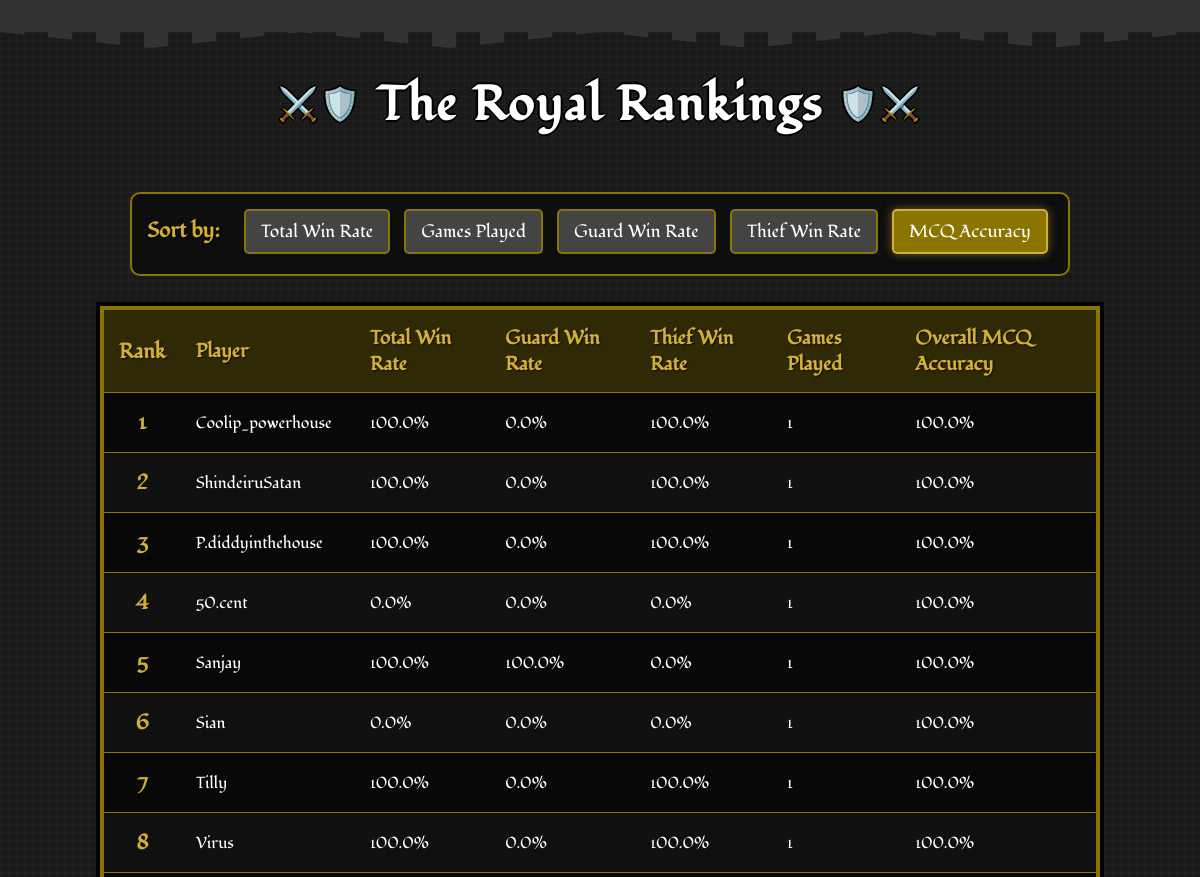
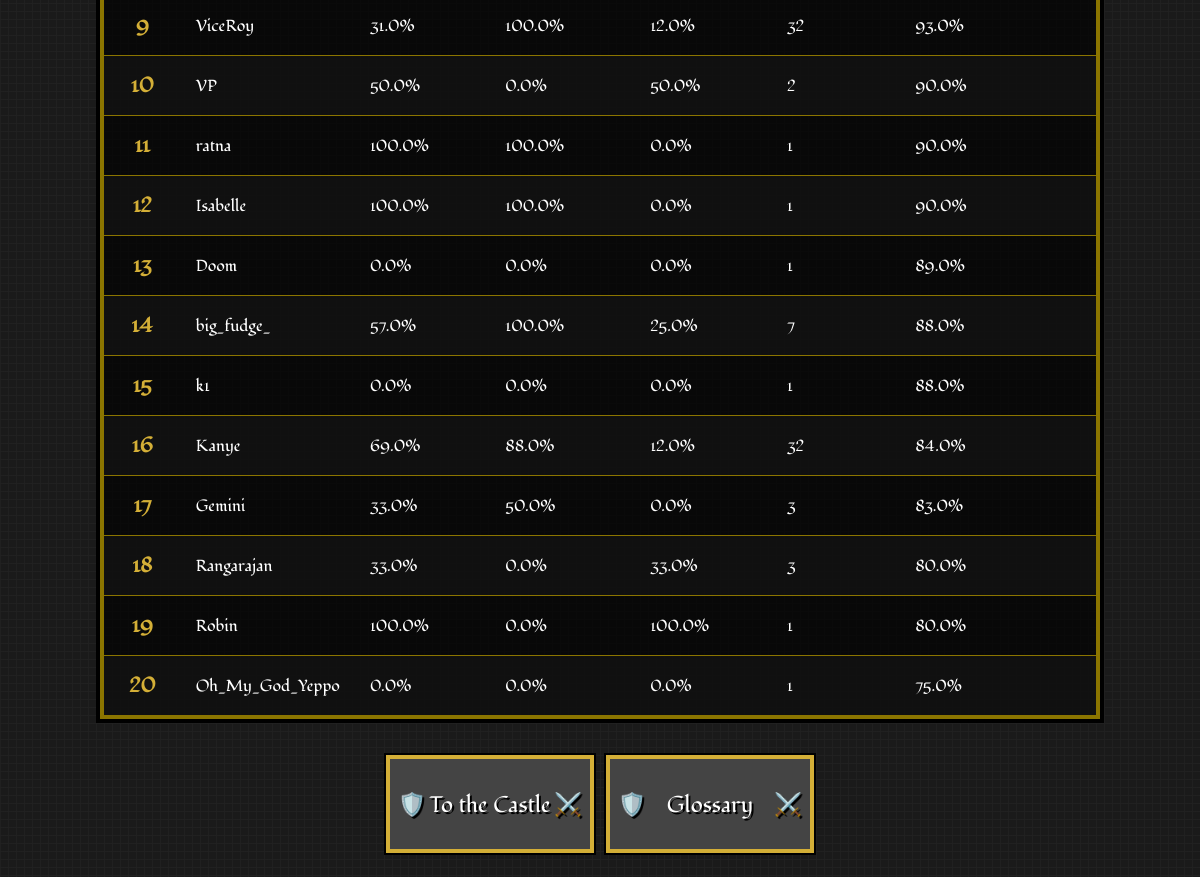
/leaderboard?sort_by=mcq_accuracy, run on the app's committed database (2 pictures, top to bottom).
### app.py (models this page shows)
class PlayerStats(db.Model):
    id = db.Column(db.Integer, primary_key=True)
    user_id = db.Column(db.Integer, db.ForeignKey('user.id'), nullable=False)
    total_games_played = db.Column(db.Integer, default=0)
    games_played_as_guard = db.Column(db.Integer, default=0)
    games_played_as_thief = db.Column(db.Integer, default=0)
    total_games_won = db.Column(db.Integer, default=0)
    total_games_won_as_guard = db.Column(db.Integer, default=0)
    total_games_won_as_thief = db.Column(db.Integer, default=0)
    total_win_rate = db.Column(db.Float, default=0.0)
    win_rate_as_guard = db.Column(db.Float, default=0.0)
    win_rate_as_thief = db.Column(db.Float, default=0.0)
    total_answer_accuracy = db.Column(db.Float, default=0.0)
    total_questions_attempted = db.Column(db.Integer, default=0)
    total_right_answers = db.Column(db.Integer, default=0)
    game_right_answers = db.Column(db.Integer, default=0)
    game_total_questions = db.Column(db.Integer, default=0)
    answer_accuracy_in_last_game = db.Column(db.Float, default=0.0)

class User(db.Model):
    id = db.Column(db.Integer, primary_key=True)
    username = db.Column(db.String(40), unique=True, nullable=False)
    password_hash = db.Column(db.String(200), nullable=False)
    stats = db.relationship('PlayerStats', backref='user', uselist=False)

### app.py (the view)
@app.route('/leaderboard')
def leaderboard():
    sort_by = request.args.get('sort_by', 'total_win_rate')
    sort_options = {
        'games_played': PlayerStats.total_games_played,
        'total_win_rate': PlayerStats.total_win_rate,
        'win_rate_as_guard': PlayerStats.win_rate_as_guard,
        'win_rate_as_thief': PlayerStats.win_rate_as_thief,
        'mcq_accuracy': PlayerStats.total_answer_accuracy
    }
    sort_column = sort_options.get(sort_by, PlayerStats.total_win_rate)
    leaderboard_data = db.session.query(PlayerStats, User)\
        .join(User, PlayerStats.user_id == User.id)\
        .order_by(sort_column.desc())\
        .limit(20)\
        .all()
    return render_template('leaderboard.html',
                           leaderboard_data=leaderboard_data,
                           current_sort=sort_by)

### templates/leaderboard.html (shortened to what this page needs)
<!DOCTYPE html>
<html lang="en">
<head>
    <link rel="stylesheet" href="static/css/style.css">
    <link rel="stylesheet" href="static/css/leaderboard.css">
    <link rel="stylesheet" href="static/css/game-over.css">
</head>
<body>
    <div class="castle-top"></div>
    <h1>The Royal Rankings</h1>
    <div class="filters">
        <strong>Sort by:</strong>
        <a href="{{ url_for('leaderboard', sort_by='total_win_rate') }}"
           class="{{ 'active' if current_sort == 'total_win_rate' }}">Total Win Rate</a>
        <a href="{{ url_for('leaderboard', sort_by='games_played') }}"
           class="{{ 'active' if current_sort == 'games_played' }}">Games Played</a>
        <a href="{{ url_for('leaderboard', sort_by='win_rate_as_guard') }}"
           class="{{ 'active' if current_sort == 'win_rate_as_guard' }}">Guard Win Rate</a>
        <a href="{{ url_for('leaderboard', sort_by='win_rate_as_thief') }}"
           class="{{ 'active' if current_sort == 'win_rate_as_thief' }}">Thief Win Rate</a>
        <a href="{{ url_for('leaderboard', sort_by='mcq_accuracy') }}"
           class="{{ 'active' if current_sort == 'mcq_accuracy' }}">MCQ Accuracy</a>
    </div>
    <table>
        <thead>
            <tr>
                <th class="rank">Rank</th>
                <th>Player</th>
                <th>Total Win Rate</th>
                <th>Guard Win Rate</th>
                <th>Thief Win Rate</th>
                <th>Games Played</th>
                <th>Overall MCQ Accuracy</th>
            </tr>
        </thead>
        <tbody>
            {% for stats, user in leaderboard_data %}
            <tr>
                <td class="rank">{{ loop.index }}</td>
                <td>{{ user.username }}</td>
                <td>{{ stats.total_win_rate }}%</td>
                <td>{{ stats.win_rate_as_guard }}%</td>
                <td>{{ stats.win_rate_as_thief }}%</td>
                <td>{{ stats.total_games_played }}</td>
                <td>{{ stats.total_answer_accuracy }}%</td>
            </tr>
            {% else %}
            <tr>
                <td colspan="7" style="text-align: center;">No player data available yet.</td>
            </tr>
            {% endfor %}
        </tbody>
    </table>
    <div class="button-container">
        <a href="{{ url_for('home') }}"><button class="shield-btn game-over-btn">To the Castle</button></a>
        <a href="{{ url_for('glossary') }}"><button class="shield-btn game-over-btn">Glossary</button></a>
    </div>
</body>
</html>

### static/css/style.css (style rules this page uses)
body { font-family: "Fondamento", serif; background-color: #1a1a1a; background-image: linear-gradient(90deg, rgba(34,34,34,0.8) 1px, transparent 1px), linear-gradient(rgba(34,34,34,0.8) 1px, transparent 1px); background-size: 8px 8px; color: white; margin: 0; padding: 0; text-align: center; position: relative; min-height: 60vh; display: flex; flex-direction: column; justify-content: space-between; }
.castle-top { height: 32px; background-color: #333; position: relative; margin-bottom: 16px; image-rendering: pixelated; }
.castle-top::before { content: ""; position: absolute; top: 100%; left: 0; right: 0; height: 16px; background-image: repeating-linear-gradient(90deg, #333 0px, #333 24px, transparent 24px, transparent 48px); background-size: 48px 16px; clip-path: polygon( 0% 0%, 12.5% 100%, 25% 0%, 37.5% 100%, 50% 0%, 62.5% 100%, 75% 0%, 87.5% 100%, 100% 0% ); image-rendering: pixelated; }
h1 { font-family: "Fondamento", serif; text-align: center; font-size: 3rem; color: white; text-shadow: 2px 0 #000, -2px 0 #000, 0 2px #000, 0 -2px #000; margin: 24px 0; letter-spacing: 2px; position: relative; image-rendering: pixelated; }
h1::before { content: "⚔️🛡️"; font-size: 2rem; position: relative; top: -5px; margin: 0 15px; }
h1::after { content: "🛡️⚔️"; font-size: 2rem; position: relative; top: -5px; margin: 0 15px; }
button.shield-btn { font-family: "Fondamento", serif; background-color: #444; color: white; border: none; box-shadow: 0 0 0 4px #d4af37, 0 0 0 6px #000; padding: 14px 22px; margin: 10px; font-size: 1.4rem; cursor: pointer; position: relative; transition: all 0.2s steps(5); text-shadow: 2px 2px 0 #000; width: 200px; height: 90px; image-rendering: pixelated; }
button.shield-btn::before { content: "🛡️ "; position: absolute; left: 8px; top: 50%; transform: translateY(-50%); }

### static/css/leaderboard.css (style rules this page uses)
body { font-family: "Fondamento", serif; background-color: #1a1a1a; background-image: linear-gradient(90deg, rgba(34,34,34,0.8) 1px, transparent 1px), linear-gradient(rgba(34,34,34,0.8) 1px, transparent 1px); background-size: 8px 8px; color: white; margin: 0; padding: 0; text-align: center; }
h1 { font-family: "Fondamento", serif; text-align: center; font-size: 3rem; color: white; text-shadow: 2px 0 #000, -2px 0 #000, 0 2px #000, 0 -2px #000; margin: 24px 0; letter-spacing: 2px; }
.filters { text-align: center; margin: 30px auto; max-width: 1000px; background-color: rgba(0, 0, 0, 0.5); padding: 15px; border: 2px solid #8b7500; border-radius: 10px; }
.filters strong { color: #d4af37; font-size: 1.3rem; margin-right: 15px; text-shadow: 1px 1px 2px rgba(0, 0, 0, 0.7); }
.filters a { font-family: "Fondamento", serif; text-decoration: none; padding: 8px 15px; margin: 0 5px; border-radius: 5px; background-color: #444; color: white; border: 2px solid #8b7500; transition: all 0.2s; font-size: 1.1rem; display: inline-block; margin-bottom: 5px; }
.filters a.active { background-color: #8b7500; color: white; border-color: #d4af37; box-shadow: 0 0 10px rgba(212, 175, 55, 0.5); }
table { width: 100%; max-width: 1000px; margin: 0 auto; border-collapse: collapse; background-color: rgba(0, 0, 0, 0.7); border: 4px solid #8b7500; box-shadow: 0 0 0 4px #000; }
th, td { padding: 15px; text-align: left; border-bottom: 1px solid #8b7500; }
thead th { background-color: rgba(139, 117, 0, 0.3); color: #d4af37; font-weight: bold; text-shadow: 1px 1px 2px rgba(0, 0, 0, 0.7); font-size: 1.2rem; }
tbody tr:nth-child(even) { background-color: rgba(34, 34, 34, 0.3); }
.rank { font-weight: bold; text-align: center; color: #d4af37; font-size: 1.3rem; }
.button-container { display: flex; justify-content: center; margin: 30px auto; }
.shield-btn { font-family: "Fondamento", serif; background-color: #444; color: white; border: none; box-shadow: 0 0 0 4px #d4af37, 0 0 0 6px #000; padding: 14px 22px; margin: 10px; font-size: 1.4rem; cursor: pointer; position: relative; transition: all 0.2s steps(5); text-shadow: 2px 2px 0 #000; }

### static/css/game-over.css (style rules this page uses)
button.game-over-btn::after { content: "⚔️"; position: absolute; right: 8px; top: 50%; transform: translateY(-50%); }

### data on the page
PlayerStats: username "Coolip_powerhouse", total_win_rate "100.0", win_rate_as_guard "0.0", win_rate_as_thief "100.0", total_games_played "1", total_answer_accuracy "100.0"
PlayerStats: username "ShindeiruSatan", total_win_rate "100.0", win_rate_as_guard "0.0", win_rate_as_thief "100.0", total_games_played "1", total_answer_accuracy "100.0"
PlayerStats: username "P.diddyinthehouse", total_win_rate "100.0", win_rate_as_guard "0.0", win_rate_as_thief "100.0", total_games_played "1", total_answer_accuracy "100.0"
PlayerStats: username "50.cent", total_win_rate "0.0", win_rate_as_guard "0.0", win_rate_as_thief "0.0", total_games_played "1", total_answer_accuracy "100.0"
PlayerStats: username "Sanjay", total_win_rate "100.0", win_rate_as_guard "100.0", win_rate_as_thief "0.0", total_games_played "1", total_answer_accuracy "100.0"
PlayerStats: username "Sian", total_win_rate "0.0", win_rate_as_guard "0.0", win_rate_as_thief "0.0", total_games_played "1", total_answer_accuracy "100.0"
PlayerStats: username "Tilly", total_win_rate "100.0", win_rate_as_guard "0.0", win_rate_as_thief "100.0", total_games_played "1", total_answer_accuracy "100.0"
PlayerStats: username "Virus", total_win_rate "100.0", win_rate_as_guard "0.0", win_rate_as_thief "100.0", total_games_played "1", total_answer_accuracy "100.0"
PlayerStats: username "ViceRoy", total_win_rate "31.0", win_rate_as_guard "100.0", win_rate_as_thief "12.0", total_games_played "32", total_answer_accuracy "93.0"
PlayerStats: username "VP", total_win_rate "50.0", win_rate_as_guard "0.0", win_rate_as_thief "50.0", total_games_played "2", total_answer_accuracy "90.0"
PlayerStats: username "ratna", total_win_rate "100.0", win_rate_as_guard "100.0", win_rate_as_thief "0.0", total_games_played "1", total_answer_accuracy "90.0"
PlayerStats: username "Isabelle", total_win_rate "100.0", win_rate_as_guard "100.0", win_rate_as_thief "0.0", total_games_played "1", total_answer_accuracy "90.0"
PlayerStats: username "Doom", total_win_rate "0.0", win_rate_as_guard "0.0", win_rate_as_thief "0.0", total_games_played "1", total_answer_accuracy "89.0"
PlayerStats: username "big_fudge_", total_win_rate "57.0", win_rate_as_guard "100.0", win_rate_as_thief "25.0", total_games_played "7", total_answer_accuracy "88.0"
PlayerStats: username "k1", total_win_rate "0.0", win_rate_as_guard "0.0", win_rate_as_thief "0.0", total_games_played "1", total_answer_accuracy "88.0"
PlayerStats: username "Kanye", total_win_rate "69.0", win_rate_as_guard "88.0", win_rate_as_thief "12.0", total_games_played "32", total_answer_accuracy "84.0"
PlayerStats: username "Gemini", total_win_rate "33.0", win_rate_as_guard "50.0", win_rate_as_thief "0.0", total_games_played "3", total_answer_accuracy "83.0"
PlayerStats: username "Rangarajan", total_win_rate "33.0", win_rate_as_guard "0.0", win_rate_as_thief "33.0", total_games_played "3", total_answer_accuracy "80.0"
PlayerStats: username "Robin", total_win_rate "100.0", win_rate_as_guard "0.0", win_rate_as_thief "100.0", total_games_played "1", total_answer_accuracy "80.0"
PlayerStats: username "Oh_My_God_Yeppo", total_win_rate "0.0", win_rate_as_guard "0.0", win_rate_as_thief "0.0", total_games_played "1", total_answer_accuracy "75.0"
